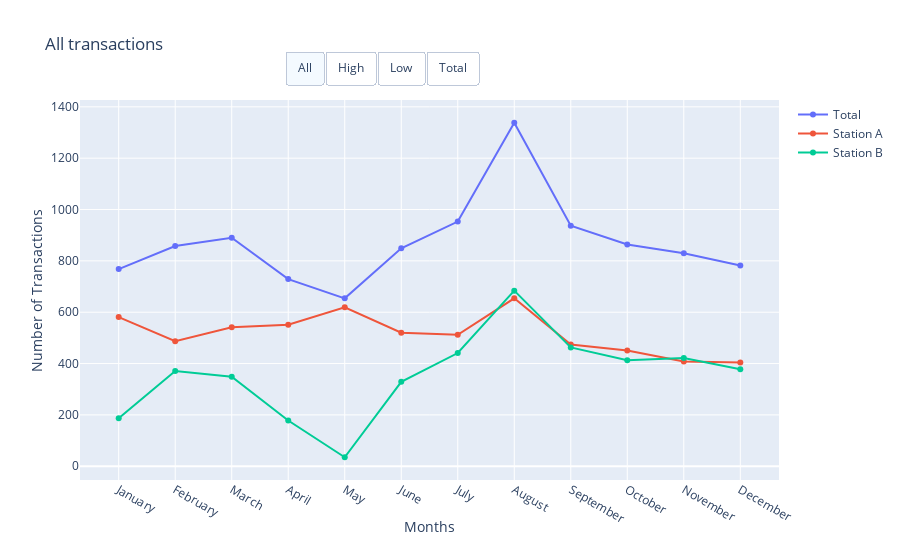

Notebook code for this chart:
### Code cell
## Transactions in line chart
month = ['January', 'February', 'March', 'April', 'May', 'June', 'July',
         'August', 'September', 'October', 'November', 'December']

Jan = months.count('01')
Feb = months.count('02')
Mar = months.count('03')
Apr = months.count('04')
May = months.count('05')
Jun = months.count('06')
Jul = months.count('07')
Aug = months.count('08')
Sep = months.count('09')
Oct = months.count('10')
Nov = months.count('11')
Dec = months.count('12')

JanA = monthsA.count('01')
FebA = monthsA.count('02')
MarA = monthsA.count('03')
AprA = monthsA.count('04')
MayA = monthsA.count('05')
JunA = monthsA.count('06')
JulA = monthsA.count('07')
AugA = monthsA.count('08')
SepA = monthsA.count('09')
OctA = monthsA.count('10')
NovA = monthsA.count('11')
DecA = monthsA.count('12')

JanB = monthsB.count('01')
FebB = monthsB.count('02')
MarB = monthsB.count('03')
AprB = monthsB.count('04')
MayB = monthsB.count('05')
JunB = monthsB.count('06')
JulB = monthsB.count('07')
AugB = monthsB.count('08')
SepB = monthsB.count('09')
OctB = monthsB.count('10')
NovB = monthsB.count('11')
DecB = monthsB.count('12')

fig = go.Figure()
fig.add_trace(go.Scatter(x=month,y=[Jan,Feb,Mar,Apr,May,Jun,Jul,Aug,Sep,Oct,Nov,Dec],name='Total'))
fig.add_trace(go.Scatter(x=month,y=[JanA,FebA,MarA,AprA,MayA,JunA,JulA,AugA,SepA,OctA,NovA,DecA],name='Station A'))
fig.add_trace(go.Scatter(x=month,y=[JanB,FebB,MarB,AprB,MayB,JunB,JulB,AugB,SepB,OctB,NovB,DecB],name='Station B'))
fig.update_layout(updatemenus=[go.layout.Updatemenu(type="buttons",direction="right",active=0,x=0.57,y=1.13,
            buttons=list([
                dict(label="All",
                     method="update",
                     args=[{"visible": [True, True, True]},
                           {"title": "All transactions"}]),
                dict(label="High",
                     method="update",
                     args=[{"visible": [False, True, False]},
                           {"title": "Station A transactions"}]),
                dict(label="Low",
                     method="update",
                     args=[{"visible": [False, False, True]},
                           {"title": "Station B transactions"}]),
                dict(label="Total",
                     method="update",
                     args=[{"visible": [True, False, False]},
                           {"title": "Total transactions"}]),]),)])
fig.update_layout(title='Number of Transactions per Month', xaxis_title='Months',yaxis_title='Number of Transactions')
fig.show()

### Figure 1 — Plotly figure (JSON) as saved in the notebook; plotly's stock layout.template omitted (floating-point values rounded to 4 significant figures)
{"data": [{"name": "Total", "type": "scatter", "visible": true, "x": ["January", "February", "March", "April", "May", "June", "July", "August", "September", "October", "November", "December"], "y": [768, 858, 890, 729, 654, 849, 953, 1338, 937, 864, 830, 782]}, {"name": "Station A", "type": "scatter", "visible": true, "x": ["January", "February", "March", "April", "May", "June", "July", "August", "September", "October", "November", "December"], "y": [581, 487, 541, 551, 619, 520, 512, 654, 474, 451, 408, 404]}, {"name": "Station B", "type": "scatter", "visible": true, "x": ["January", "February", "March", "April", "May", "June", "July", "August", "September", "October", "November", "December"], "y": [187, 371, 349, 178, 35, 329, 441, 684, 463, 413, 422, 378]}], "layout": {"autosize": true, "title": {"text": "All transactions"}, "updatemenus": [{"active": 0, "buttons": [{"args": [{"visible": [true, true, true]}, {"title": "All transactions"}], "label": "All", "method": "update"}, {"args": [{"visible": [false, true, false]}, {"title": "Station A transactions"}], "label": "High", "method": "update"}, {"args": [{"visible": [false, false, true]}, {"title": "Station B transactions"}], "label": "Low", "method": "update"}, {"args": [{"visible": [true, false, false]}, {"title": "Total transactions"}], "label": "Total", "method": "update"}], "direction": "right", "type": "buttons", "x": 0.57, "y": 1.13}], "xaxis": {"autorange": true, "range": [-0.6875, 11.69], "title": {"text": "Months"}, "type": "category"}, "yaxis": {"autorange": true, "range": [-60.44, 1433.0], "title": {"text": "Number of Transactions"}, "type": "linear"}}}
